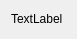
<?xml version="1.0" encoding="UTF-8"?>
<ui version="4.0">
 <class>CannedMessageBox</class>
 <widget class="QWidget" name="CannedMessageBox">
  <property name="geometry">
   <rect>
    <x>0</x>
    <y>0</y>
    <width>77</width>
    <height>39</height>
   </rect>
  </property>
  <property name="windowTitle">
   <string notr="true">Form</string>
  </property>
  <layout class="QVBoxLayout" name="verticalLayout">
   <property name="bottomMargin">
    <number>13</number>
   </property>
   <item>
    <widget class="QLabel" name="messageLabel">
     <property name="text">
      <string notr="true">TextLabel</string>
     </property>
    </widget>
   </item>
  </layout>
 </widget>
 <resources/>
 <connections/>
</ui>
